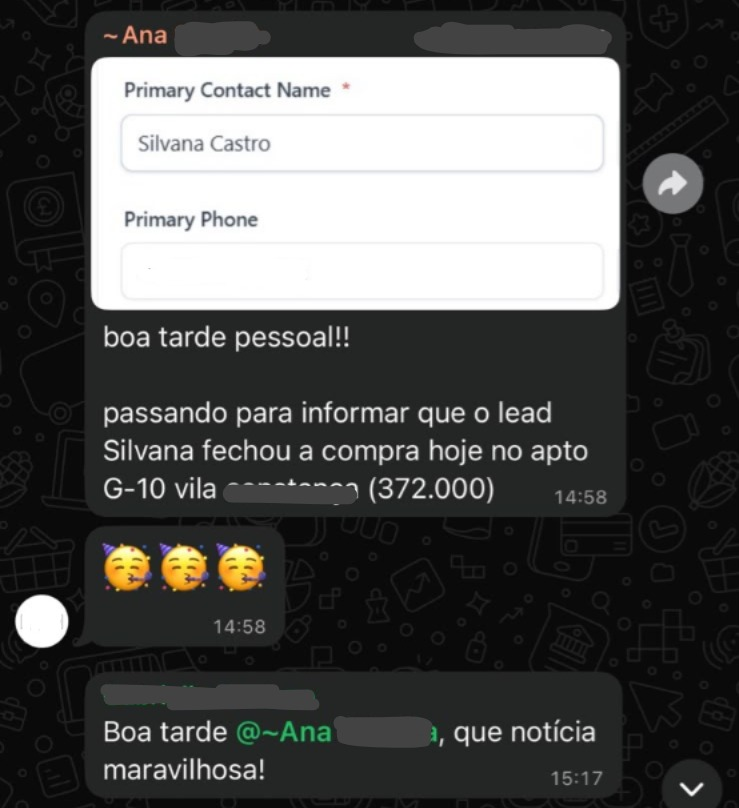
#> input picture statics/depoimento 1.jpeg, 739 x 808 px, given in place of BG.jpg.jpeg, which was not available; the run also reads 2 pictures not shown here
$ python gerar_imagens.py
#> lines starting #> are read from the running program, lines starting #| are printed output that depends on the picture; pictures that were not available may be replaced by others from this repository, and a replacement may not be noted
"""
Gera as imagens otimizadas que a pagina usa (static/image/) a partir dos
originais em statics/ e do BG.jpg.jpeg.

Trocou algum arquivo em statics/? Rode:

    python gerar_imagens.py

So roda na maquina local (precisa de Pillow). O deploy leva apenas o
resultado em static/image/.
"""

import os

from PIL import Image

RAIZ = os.path.dirname(os.path.abspath(__file__))
ORIGEM = os.path.join(RAIZ, "statics")
DESTINO = os.path.join(RAIZ, "static", "image")


def abrir(nome):
    return Image.open(os.path.join(ORIGEM, nome))


def salvar(im, nome, **kw):
    caminho = os.path.join(DESTINO, nome)
    im.save(caminho, **kw)
    print(f"  {nome:<22} {im.size[0]}x{im.size[1]}  {os.path.getsize(caminho) // 1024} KB")


def main():
    os.makedirs(DESTINO, exist_ok=True)

    # fundo da identidade: o original tem 5000px, a pagina nao precisa disso
    bg = Image.open(os.path.join(RAIZ, "BG.jpg.jpeg")).convert("RGB")
#> bg is the input picture: PIL image 739x808 RGB; mean R, G, B 83.1, 83.4, 82.2
    bg.thumbnail((2400, 2400), Image.LANCZOS)
    salvar(bg, "bg.webp", quality=74, method=6)
#|   bg.webp                739x808  23 KB

    # banners do hero
    pc = abrir("banner pc.png").convert("RGB")
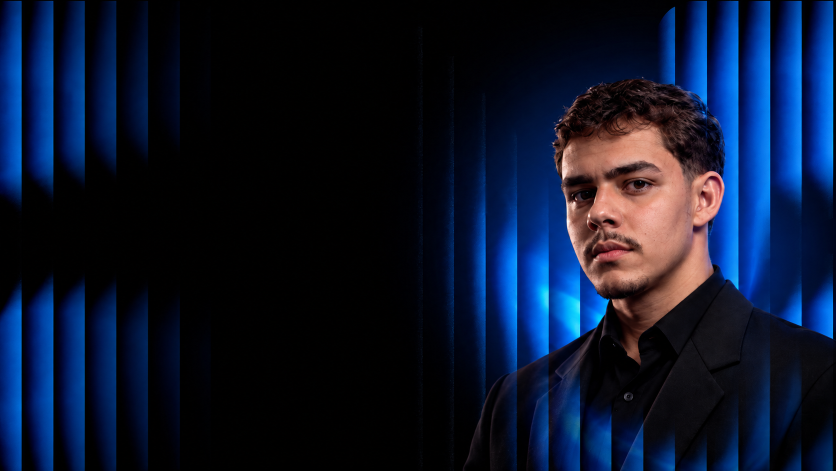
#> input picture statics/banner pc.png, 1672 x 941 px (shown at 1/2 size)
#> in abrir, returned value is the input picture: PIL image 1672x941 RGB; mean R, G, B 11.9, 22.2, 45.8
    salvar(pc, "banner-pc.webp", quality=86, method=6)
#|   banner-pc.webp         1672x941  50 KB
    salvar(abrir("banner mobile.png").convert("RGB"), "banner-mobile.webp", quality=84, method=6)
#> call 2 of abrir, with nome = 'banner mobile.png'
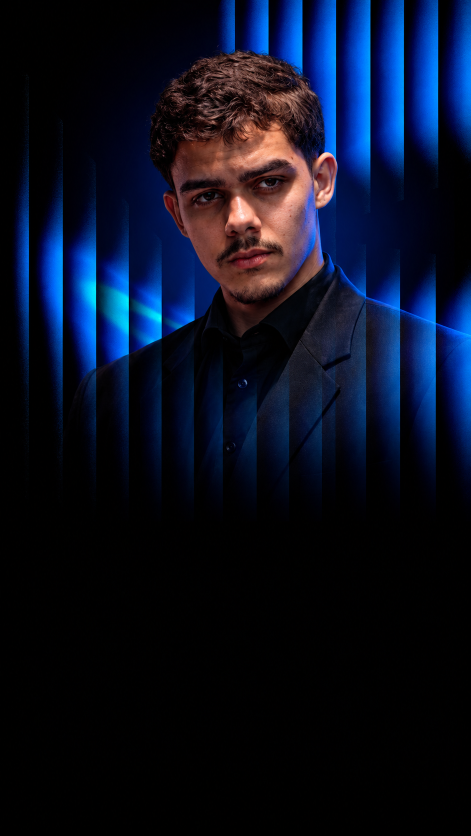
#> input picture statics/banner mobile.png, 941 x 1672 px (shown at 1/2 size)
#> in abrir, returned value is the input picture: PIL image 941x1672 RGB; mean R, G, B 9.8, 16, 34.7
#|   banner-mobile.webp     941x1672  53 KB

    # previa de compartilhamento (WhatsApp, redes): 1200x630 a partir do banner
    og = pc.resize((1200, round(1200 * pc.height / pc.width)), Image.LANCZOS)
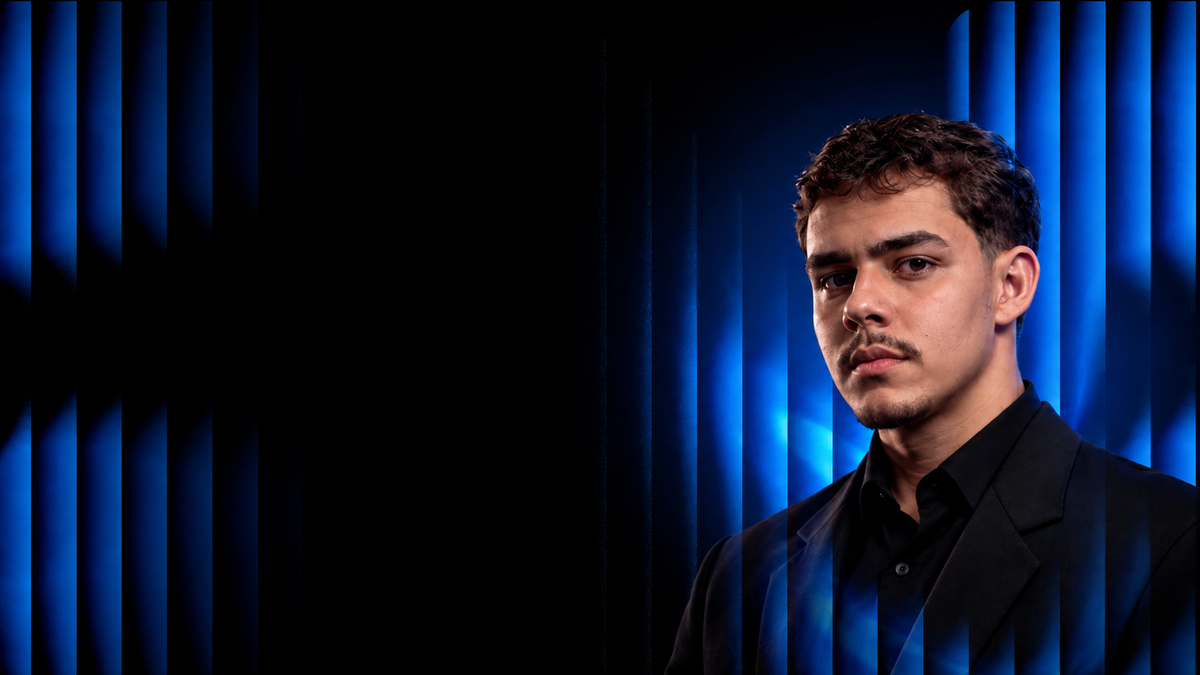
#> og: PIL image 1200x675 RGB; mean R, G, B 11.9, 22.3, 45.8
    topo = max(0, (og.height - 630) // 2)
#> topo = 22
    salvar(og.crop((0, topo, 1200, topo + 630)), "og.jpg", quality=84, optimize=True, progressive=True)
#> call 4 of salvar, with nome = 'og.jpg'
#> in salvar (call 4), `im.save(caminho, **kw)`:
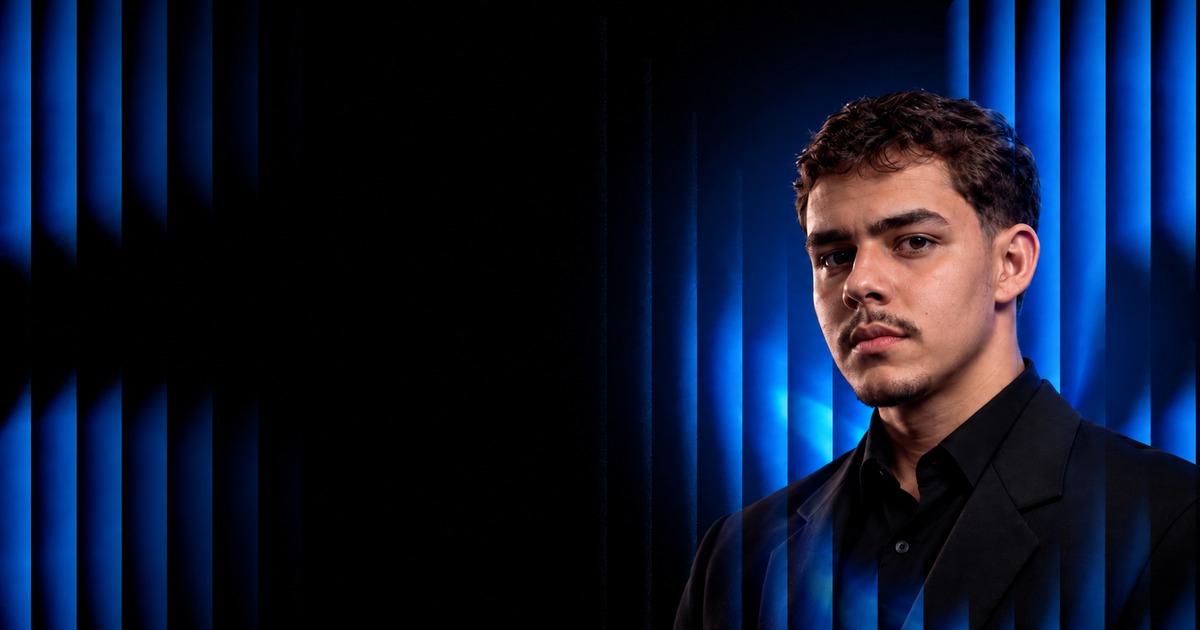
#> saved as og.jpg: PIL image 1200x630 RGB; mean R, G, B 12.7, 23.1, 47.1
#|   og.jpg                 1200x630  60 KB

    # foto da secao "Quem e Pedro Lucas"
    salvar(abrir("pedro.jpeg").convert("RGB"), "pedro.webp", quality=84, method=6)
#> call 3 of abrir, with nome = 'pedro.jpeg'
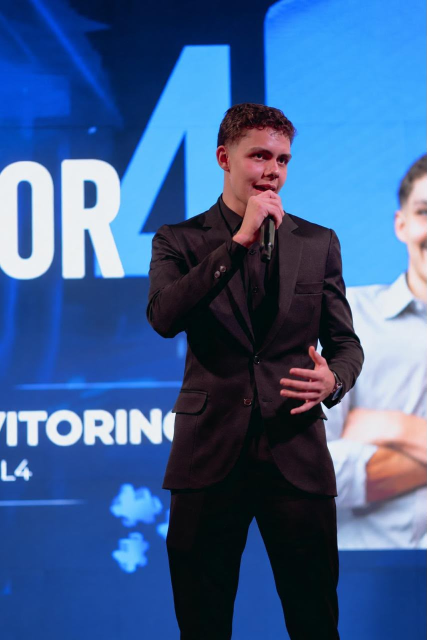
#> input picture statics/pedro.jpeg, 853 x 1280 px (shown at 1/2 size)
#> in abrir, returned value is the input picture: PIL image 853x1280 RGB; mean R, G, B 62.5, 95.3, 144.6
#|   pedro.webp             853x1280  44 KB

    # prints de depoimento (conversas de WhatsApp)
    for n in range(1, 5):
        salvar(abrir(f"depoimento {n}.jpeg").convert("RGB"), f"depoimento-{n}.webp", quality=86, method=6)
#|   depoimento-1.webp      739x808  33 KB

    # logo branca recortada rente ao desenho
    logo = abrir("logo-marca-branca.png").convert("RGBA")
    logo = logo.crop(logo.getchannel("A").point(lambda v: 255 if v > 40 else 0).getbbox())
    salvar(logo, "logo.webp", quality=90, lossless=True)
#|   logo.webp              302x240  3 KB
#|   logo.png               302x240  6 KB
    salvar(logo, "logo.png", optimize=True)

    # favicon: quadrado azul da marca
    fav = abrir("logo-480.png").convert("RGB")
    salvar(fav.resize((192, 192), Image.LANCZOS), "favicon.png", optimize=True)
#> in salvar (call 12), `im.save(caminho, **kw)`:
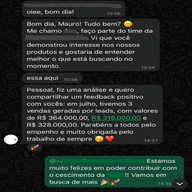
#> saved as favicon.png: PIL image 192x192 RGB; mean R, G, B 37.8, 45, 41.7
#|   favicon.png            192x192  51 KB
    salvar(fav.resize((180, 180), Image.LANCZOS), "apple-touch-icon.png", optimize=True)
#> in salvar (call 13), `im.save(caminho, **kw)`:
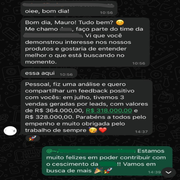
#> saved as apple-touch-icon.png: PIL image 180x180 RGB; mean R, G, B 37.8, 45, 41.7
#|   apple-touch-icon.png   180x180  45 KB


if __name__ == "__main__":
    print("Gerando imagens em static/image/ ...")
    main()
    print("Pronto.")
